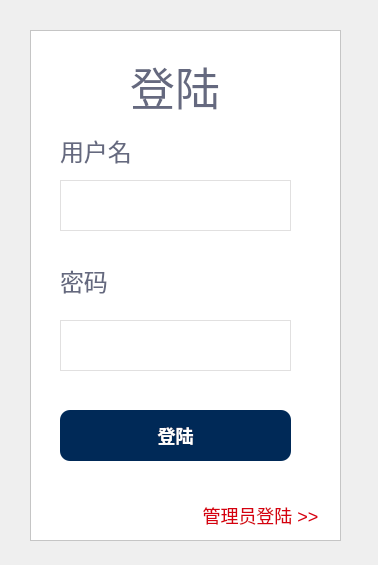
<?xml version="1.0" encoding="UTF-8"?>
<ui version="4.0">
 <class>User_Login</class>
 <widget class="QMainWindow" name="User_Login">
  <property name="geometry">
   <rect>
    <x>0</x>
    <y>0</y>
    <width>378</width>
    <height>565</height>
   </rect>
  </property>
  <property name="windowTitle">
   <string>User_Login</string>
  </property>
  <widget class="QWidget" name="centralWidget">
   <widget class="QFrame" name="frame">
    <property name="geometry">
     <rect>
      <x>30</x>
      <y>30</y>
      <width>311</width>
      <height>511</height>
     </rect>
    </property>
    <property name="styleSheet">
     <string notr="true">background:#ffffff;</string>
    </property>
    <property name="frameShape">
     <enum>QFrame::StyledPanel</enum>
    </property>
    <property name="frameShadow">
     <enum>QFrame::Raised</enum>
    </property>
    <widget class="QLabel" name="label">
     <property name="geometry">
      <rect>
       <x>100</x>
       <y>30</y>
       <width>131</width>
       <height>51</height>
      </rect>
     </property>
     <property name="styleSheet">
      <string notr="true">	font-size:45px;
	color:#65697f;
	text-align: center;</string>
     </property>
     <property name="text">
      <string>登陆</string>
     </property>
    </widget>
    <widget class="QLabel" name="label_2">
     <property name="geometry">
      <rect>
       <x>30</x>
       <y>100</y>
       <width>121</width>
       <height>41</height>
      </rect>
     </property>
     <property name="styleSheet">
      <string notr="true">	font-size:24px;
	color:#65697f;
	text-align: center;</string>
     </property>
     <property name="text">
      <string>用户名</string>
     </property>
    </widget>
    <widget class="QLabel" name="label_3">
     <property name="geometry">
      <rect>
       <x>30</x>
       <y>230</y>
       <width>121</width>
       <height>41</height>
      </rect>
     </property>
     <property name="styleSheet">
      <string notr="true">	font-size:24px;
	color:#65697f;
	text-align: center;</string>
     </property>
     <property name="text">
      <string>密码</string>
     </property>
    </widget>
    <widget class="QPushButton" name="pushButton">
     <property name="geometry">
      <rect>
       <x>30</x>
       <y>380</y>
       <width>231</width>
       <height>51</height>
      </rect>
     </property>
     <property name="styleSheet">
      <string notr="true">	border:none;
	background-color:#002957;
	color: white;
	font-size:18px;
	font-weight:800;
	border-radius: 10px;;
	border-style: outset;</string>
     </property>
     <property name="text">
      <string>登陆</string>
     </property>
    </widget>
    <widget class="QPushButton" name="pushButton_2">
     <property name="geometry">
      <rect>
       <x>170</x>
       <y>470</y>
       <width>121</width>
       <height>31</height>
      </rect>
     </property>
     <property name="styleSheet">
      <string notr="true">background:#fff;
color:#D6000F;
font-size:18px;
border:none;</string>
     </property>
     <property name="text">
      <string>管理员登陆 &gt;&gt;</string>
     </property>
    </widget>
    <widget class="QLineEdit" name="txtLine">
     <property name="geometry">
      <rect>
       <x>30</x>
       <y>290</y>
       <width>231</width>
       <height>51</height>
      </rect>
     </property>
     <property name="styleSheet">
      <string notr="true">border:1px solid #e1e0e0;
font-size:20px;</string>
     </property>
    </widget>
    <widget class="QLineEdit" name="lineEdit_2">
     <property name="geometry">
      <rect>
       <x>30</x>
       <y>150</y>
       <width>231</width>
       <height>51</height>
      </rect>
     </property>
     <property name="styleSheet">
      <string notr="true">border:1px solid #e1e0e0;
font-size:20px;</string>
     </property>
    </widget>
   </widget>
  </widget>
 </widget>
 <layoutdefault spacing="6" margin="11"/>
 <resources/>
 <connections/>
</ui>
